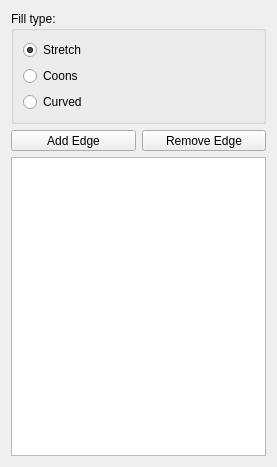
<?xml version="1.0" encoding="UTF-8"?>
<ui version="4.0">
 <class>SurfaceGui::GeomFillSurface</class>
 <widget class="QWidget" name="SurfaceGui::GeomFillSurface">
  <property name="geometry">
   <rect>
    <x>0</x>
    <y>0</y>
    <width>277</width>
    <height>467</height>
   </rect>
  </property>
  <property name="sizePolicy">
   <sizepolicy hsizetype="Ignored" vsizetype="Preferred">
    <horstretch>0</horstretch>
    <verstretch>0</verstretch>
   </sizepolicy>
  </property>
  <property name="windowTitle">
   <string>Filling</string>
  </property>
  <layout class="QGridLayout" name="gridLayout">
   <item row="0" column="0">
    <widget class="QGroupBox" name="fillTypes">
     <property name="title">
      <string>Fill type:</string>
     </property>
     <layout class="QGridLayout">
      <property name="margin">
       <number>9</number>
      </property>
      <property name="spacing">
       <number>6</number>
      </property>
      <item row="2" column="0">
       <widget class="QRadioButton" name="fillType_coons">
        <property name="text">
         <string>Coons</string>
        </property>
       </widget>
      </item>
      <item row="1" column="0">
       <widget class="QRadioButton" name="fillType_stretch">
        <property name="text">
         <string>Stretch</string>
        </property>
        <property name="checked">
         <bool>true</bool>
        </property>
       </widget>
      </item>
      <item row="3" column="0">
       <widget class="QRadioButton" name="fillType_curved">
        <property name="text">
         <string>Curved</string>
        </property>
       </widget>
      </item>
     </layout>
    </widget>
   </item>
   <item row="1" column="0">
    <layout class="QHBoxLayout" name="horizontalLayout">
     <item>
      <widget class="QToolButton" name="buttonEdgeAdd">
       <property name="enabled">
        <bool>true</bool>
       </property>
       <property name="sizePolicy">
        <sizepolicy hsizetype="Expanding" vsizetype="Fixed">
         <horstretch>0</horstretch>
         <verstretch>0</verstretch>
        </sizepolicy>
       </property>
       <property name="text">
        <string>Add Edge</string>
       </property>
       <property name="checked">
        <bool>false</bool>
       </property>
      </widget>
     </item>
     <item>
      <widget class="QToolButton" name="buttonEdgeRemove">
       <property name="sizePolicy">
        <sizepolicy hsizetype="Expanding" vsizetype="Fixed">
         <horstretch>0</horstretch>
         <verstretch>0</verstretch>
        </sizepolicy>
       </property>
       <property name="text">
        <string>Remove Edge</string>
       </property>
      </widget>
     </item>
    </layout>
   </item>
   <item row="2" column="0">
    <widget class="QListWidget" name="listWidget"/>
   </item>
  </layout>
 </widget>
 <layoutdefault spacing="6" margin="11"/>
 <resources/>
 <connections/>
</ui>
